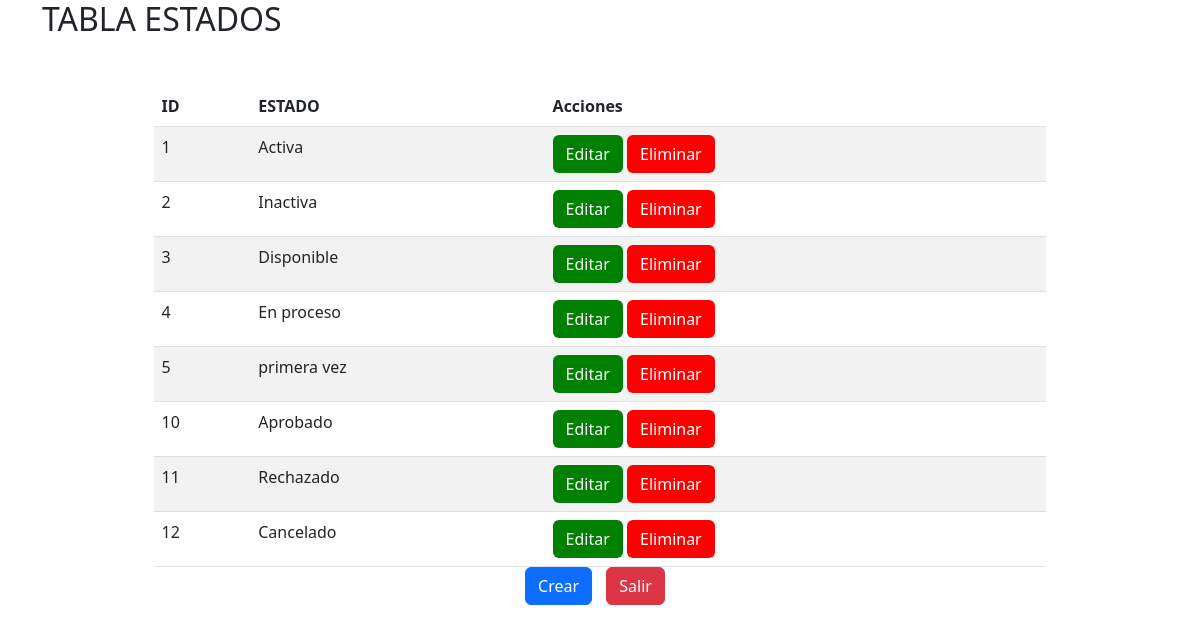
The page /dev/PHP/developer/estados.php (signed in) on the database as committed earlier.
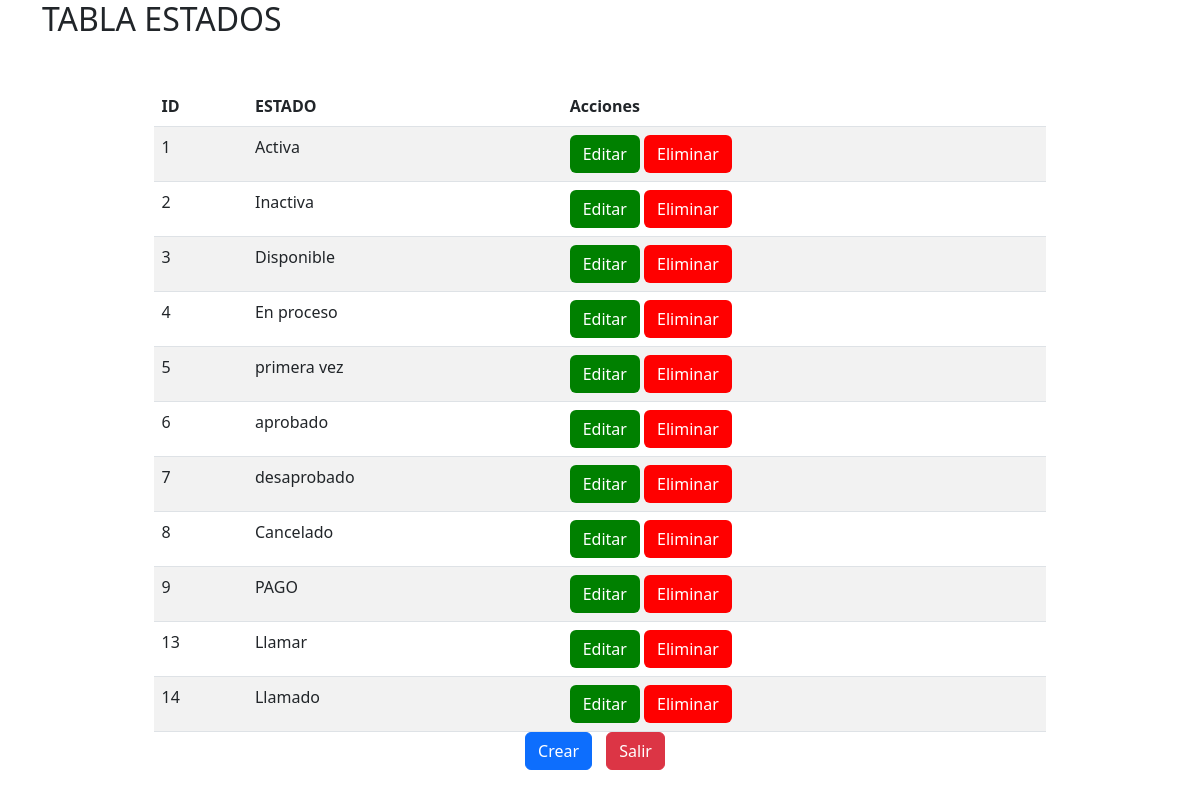
The same page on the database as committed later.
### tables this page shows
CREATE TABLE `estado` (
  `ID_Es` int(10) NOT NULL,
  `Estado` varchar(20) NOT NULL
);

### dev/PHP/developer/estados.php (the view, shortened to what this page needs)
<?php
include '../../../conexion/conexion.php';
$id_rol = $_SESSION['id_rol'];
if ($id_rol == '4') {
?>
    <!DOCTYPE html>
    <html lang="en">
    <head>
        <link href="https://cdn.jsdelivr.net/npm/bootstrap@5.3.0-alpha1/dist/css/bootstrap.min.css" rel="stylesheet">
    </head>
    <body>
        <div class="content">
            <div class="container">
                <h2 class="mb-5">TABLA ESTADOS</h2>
                <div class="table-responsive">
                    <table class="table table-striped custom-table">
                        <thead>
                            <tr>
                                <th scope="col">ID</th>
                                <th scope="col">ESTADO</th>
                                <th scope="col">Acciones</th>
                            </tr>
                        </thead>
                        <tbody class="tbody">
                            <?php
                            $sql = "SELECT * FROM estado";
                            $result = $conexion->query($sql);
                            if ($result->num_rows > 0) {
                                while ($row = $result->fetch_assoc()) {
                                    echo "<tr>";
                                    echo "<td>" . $row['ID_Es'] . "</td>";
                                    echo "<td>" . $row['Estado'] . "</td>";
                                    echo "<td>
                                          <a href='editar_estados.php?id=" . $row['ID_Es'] . "' class='btn editar-btn'>Editar</a>
                                          <a href='eliminar_estado.php?id=" . $row['ID_Es'] . "' class='btn borrar-btn'>Eliminar</a>
                                      </td>";
                                    echo "</tr>";
                                }
                            } else {
                                echo "<tr><td colspan='4'>No hay estados registrados.</td></tr>";
                            }
                            ?>
                        </tbody>
                    </table>
                </div>
            </div>
        </div>
        <div class="button">
            <a name="" id="" class="btn btn-primary" href="estados.php" role="button">Crear</a>
            <a name="" id="" class="btn btn-danger" href="../../index.php">Salir</a>
        </div>
    </body>
    </html>
<?php
}
?>

Rows that differ between the two databases and show on the page:
removed estado: ID_Es "10", Estado "Aprobado"
removed estado: ID_Es "11", Estado "Rechazado"
removed estado: ID_Es "12", Estado "Cancelado"
added estado: ID_Es "6", Estado "aprobado"
added estado: ID_Es "7", Estado "desaprobado"
added estado: ID_Es "8", Estado "Cancelado"
added estado: ID_Es "9", Estado "PAGO"
added estado: ID_Es "13", Estado "Llamar"
added estado: ID_Es "14", Estado "Llamado"
